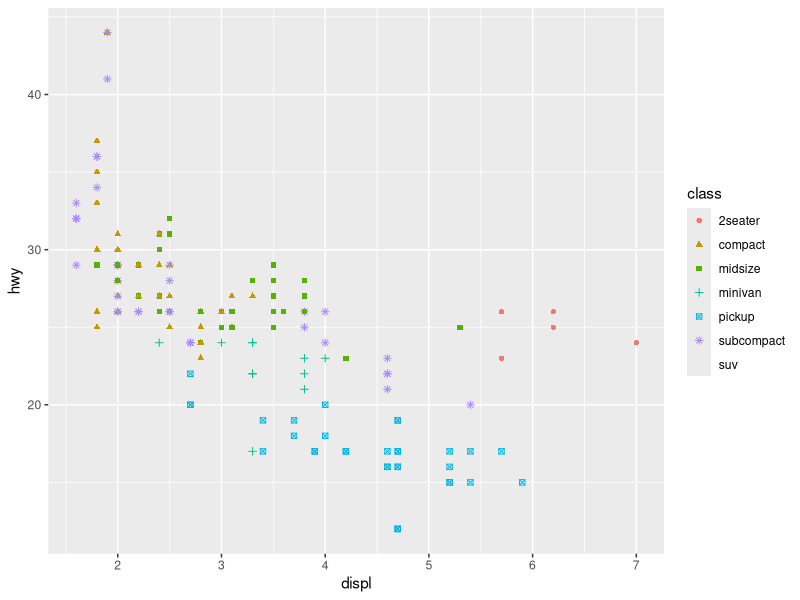

Source code (R):
# Packages installed are :
# tidyverse, nycflights13, gapminder, Lahman


library(tidyverse)

ggplot(data = mpg) +
  geom_point(mapping = aes(x = displ, y = hwy, shape = class, colour = class))

